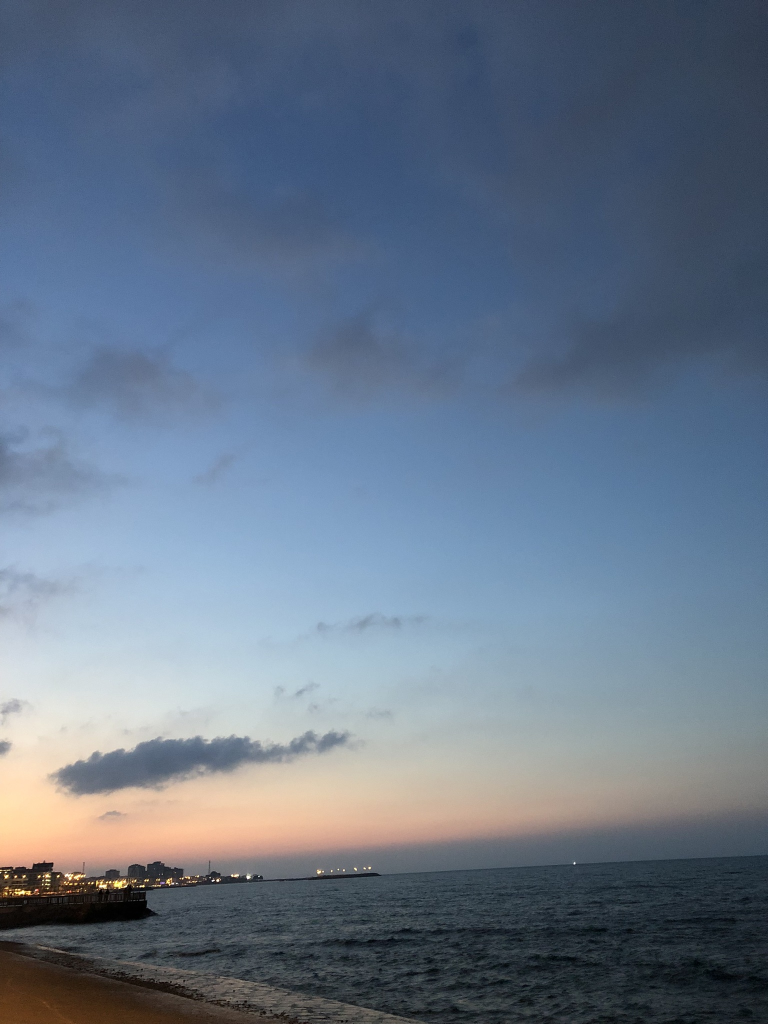
#> input picture sahil.JPEG, 1536 x 2048 px (shown at 1/2 size)
$ python ders3.py
#> lines starting #> are read from the running program, lines starting #| are printed output that depends on the picture
import numpy as np
import cv2

img = cv2.imread("sahil.JPEG",0)
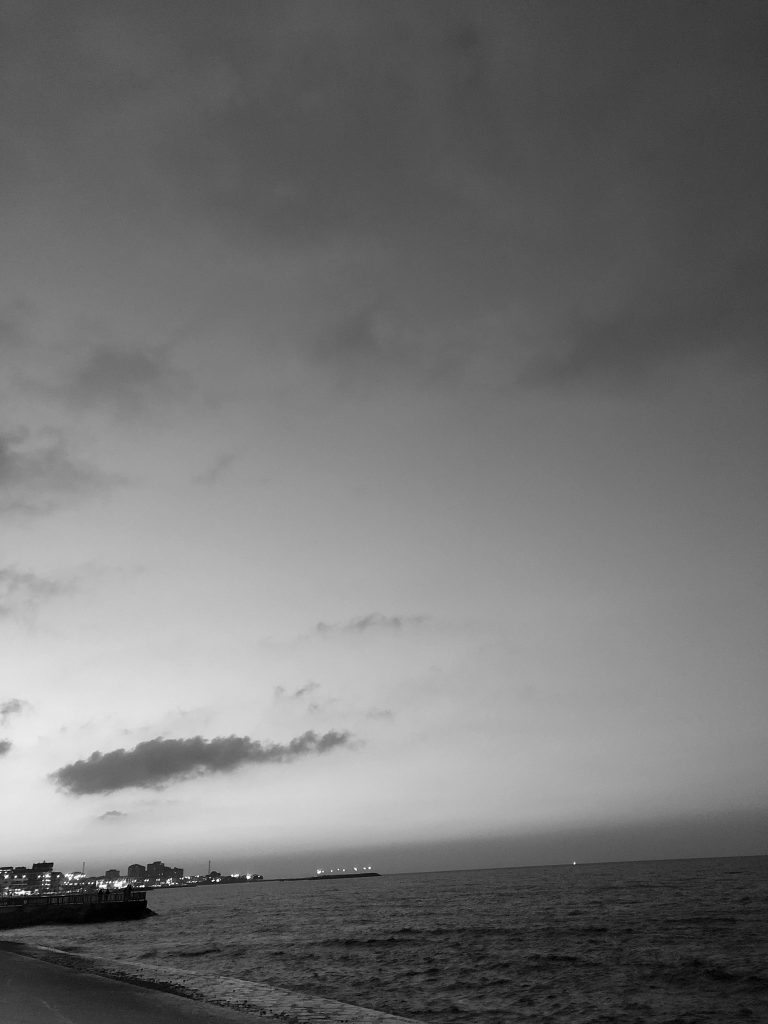
#> img: shape (2048, 1536) (shown at 1/2 size); min 0, max 255, mean 115.4
img = cv2.resize(img, (500, 750)) #Boyutlandırma  # dsize = (sütun, satır)
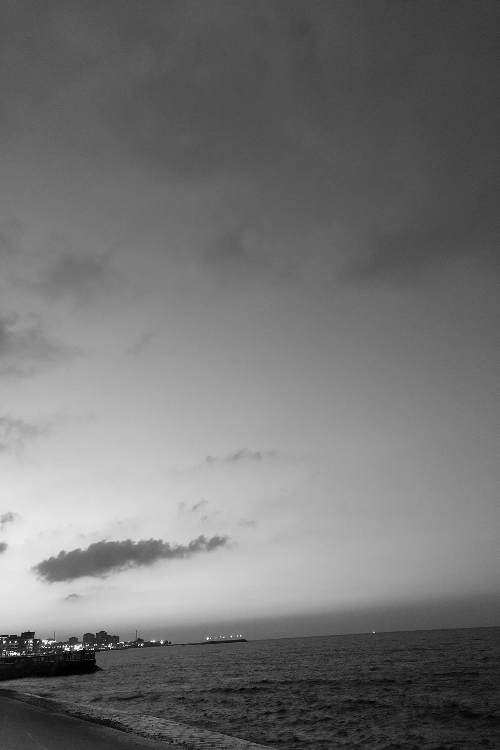
#> img: shape (750, 500); min 0, max 255, mean 115.3
cv2.imshow('Orijinal',img)

print(img.shape) # (satır, sütun) çıktısı veriyor
#| (750, 500)
print(img.size)
#| 375000
print(img.dtype)
#| uint8


'''ROTATION : Temelde bir görüntünün belirlenen bir açı kadar döndürülmesi işlemidir.'''
rows,cols = img.shape #(750,500)
#> rows = 750; cols = 500
M = cv2.getRotationMatrix2D((cols/2, rows/2), 90, 1)       # --
rot = cv2.warpAffine(img,M,(cols, rows))
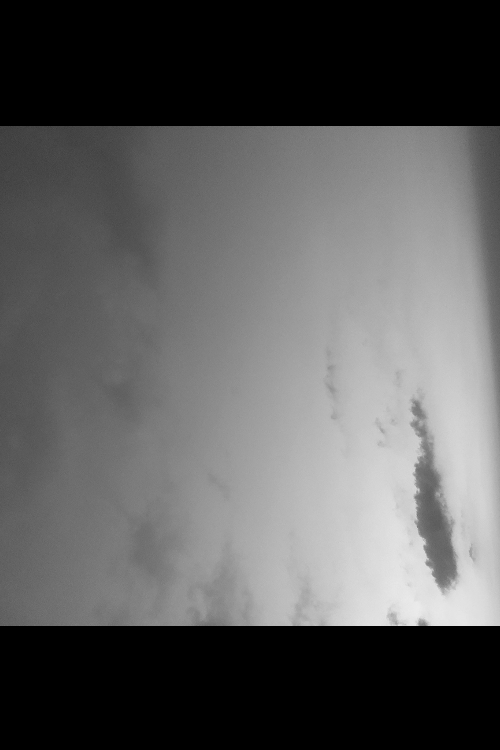
#> rot: shape (750, 500); min 0, max 235, mean 92.5
cv2.imshow('rotation', rot)


'''FLIP : Bir görüntünün yatay veya dikey olarak çevrilmesi işlemidir. Yatay ve Dikey Çevirme İşlemleri'''
# imgFlip = cv2.flip(img,-1)
# cv2.imshow('Cevirme',imgFlip)
# - Görüntüyü X ekseni çevresinde çevirmek için: 0 (Sıfır) - (dikey çevirme)
# - Y ekseni çevresinde döndürme için: 1 - (yatay çevirme)
# - Her iki eksenin etrafında döndürmek için: -1


'''TRANSLATION : Bir görüntünün belirli bir oranda kaydırılması işlemidir. (x,y) düzleminde görüntünün (a,b) değerleri ile ötelenmesidir.'''
# [4 lines of commented-out code are left out]


'''PERSPEKTİF DÖNÜŞÜMÜ'''
# [24 lines of commented-out code are left out]


'''RESİM KIRPMA'''
# [5 lines of commented-out code are left out]


cv2.waitKey(0)

$ run again, with cimen.JPEG copied over sahil.JPEG
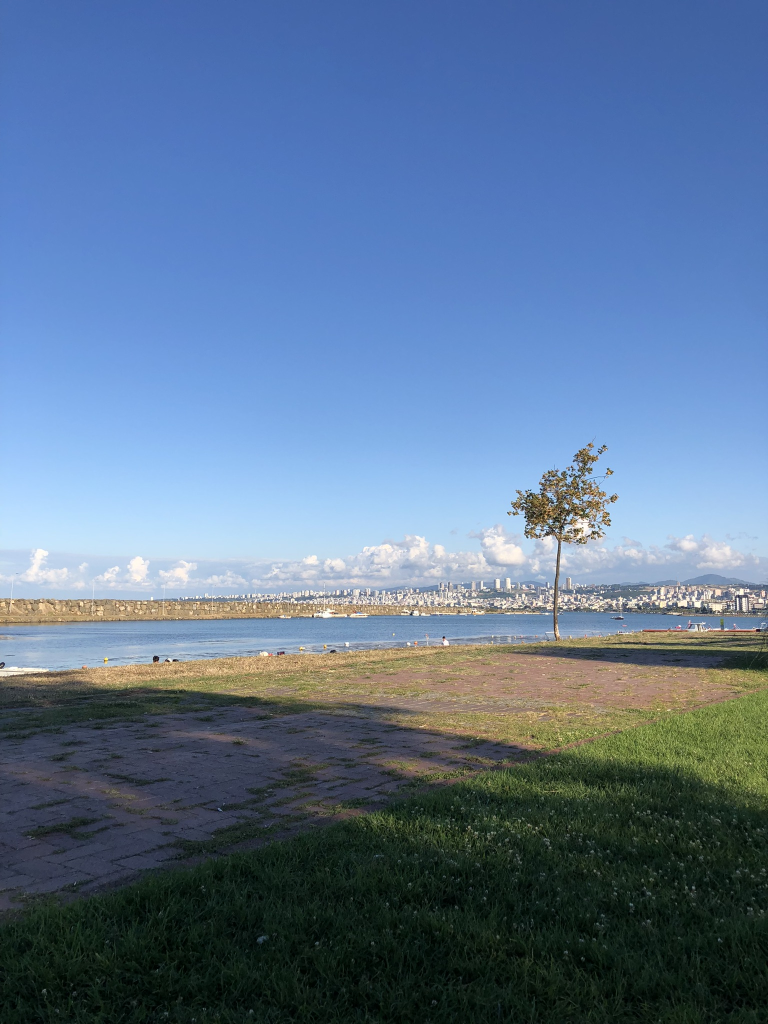
#> input picture cimen.JPEG, 1536 x 2048 px (shown at 1/2 size)
#> `img = cv2.resize(img, (500, 750))`:
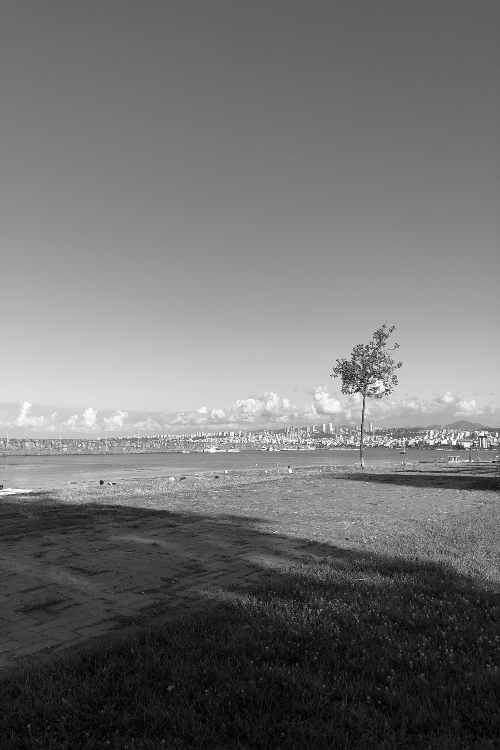
#> img: shape (750, 500); min 0, max 255, mean 112.6
#| (750, 500)
#| 375000
#| uint8
#> `rot = cv2.warpAffine(img,M,(cols, rows))`:
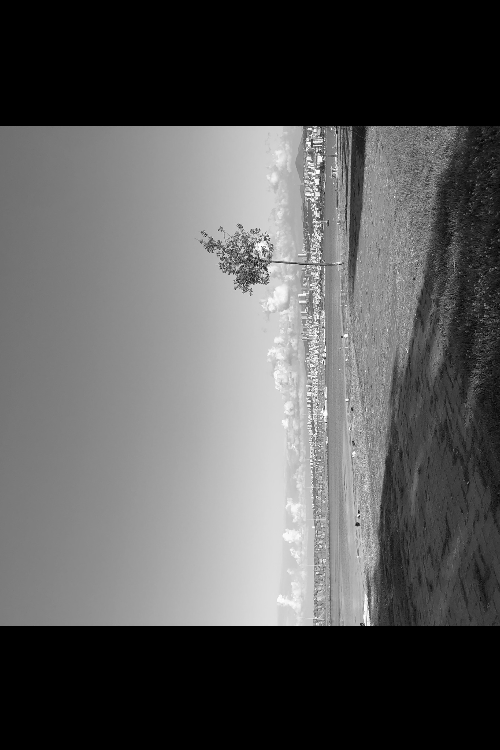
#> rot: shape (750, 500); min 0, max 255, mean 90.8

$ run again, with t-a.JPEG copied over sahil.JPEG
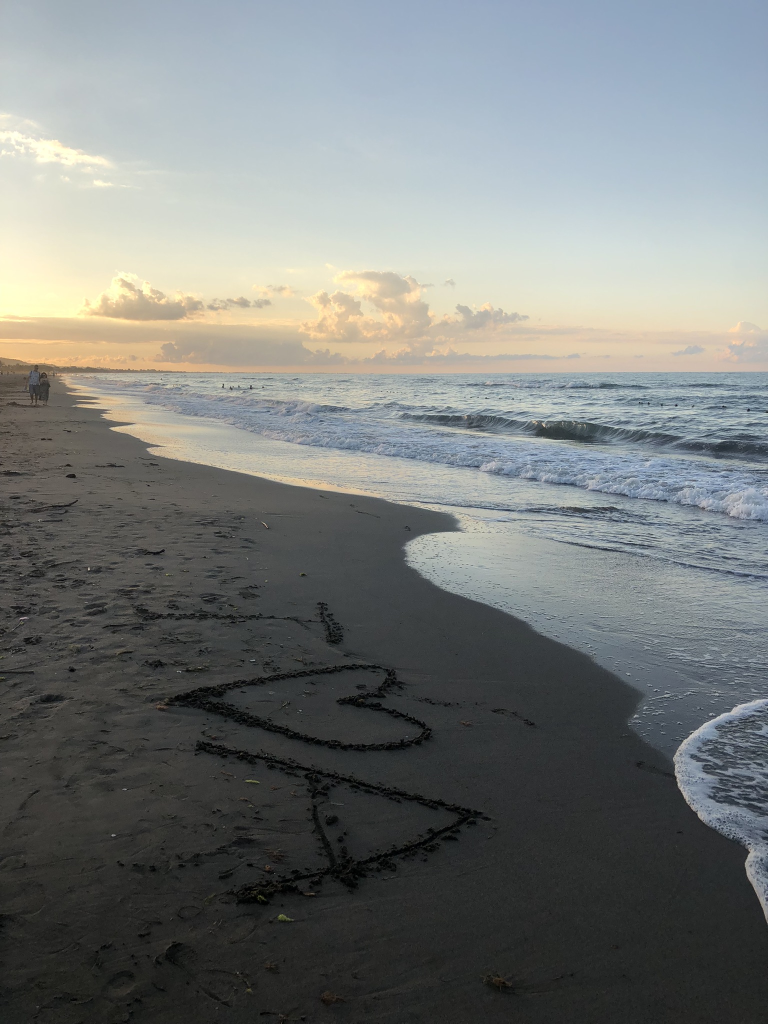
#> input picture t-a.JPEG, 1536 x 2048 px (shown at 1/2 size)
#> `img = cv2.resize(img, (500, 750))`:
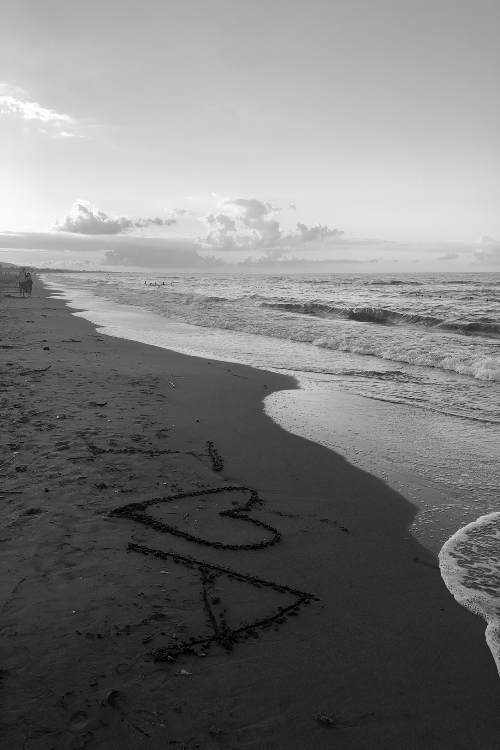
#> img: shape (750, 500); min 0, max 255, mean 122.4
#| (750, 500)
#| 375000
#| uint8
#> `rot = cv2.warpAffine(img,M,(cols, rows))`:
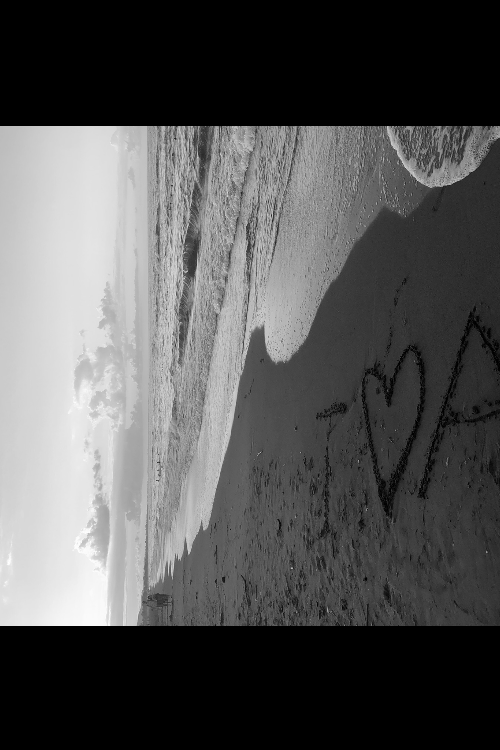
#> rot: shape (750, 500); min 0, max 255, mean 85.4

$ run again, with yatLimani.JPEG copied over sahil.JPEG
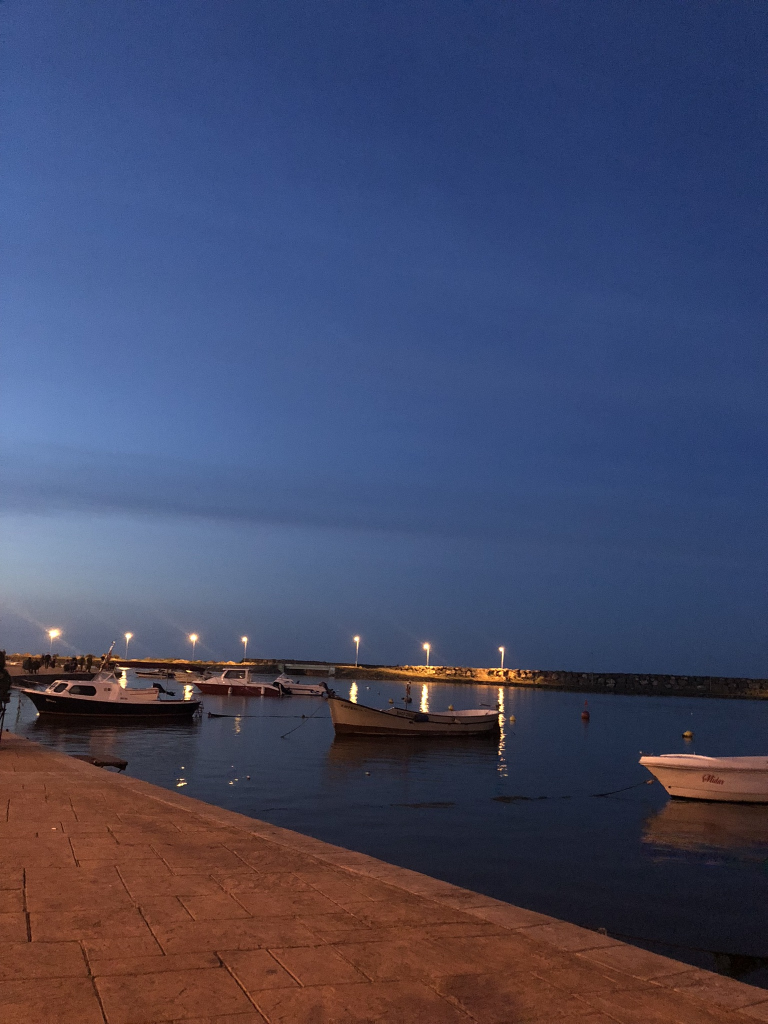
#> input picture yatLimani.JPEG, 1536 x 2048 px (shown at 1/2 size)
#> `img = cv2.resize(img, (500, 750))`:
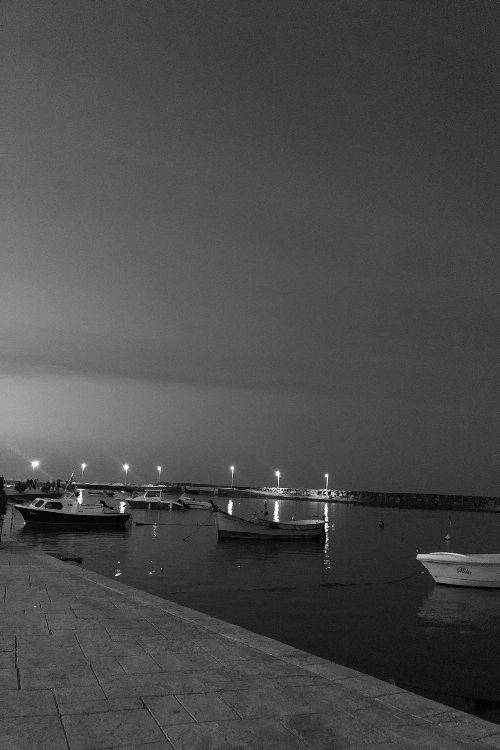
#> img: shape (750, 500); min 0, max 255, mean 74.2
#| (750, 500)
#| 375000
#| uint8
#> `rot = cv2.warpAffine(img,M,(cols, rows))`:
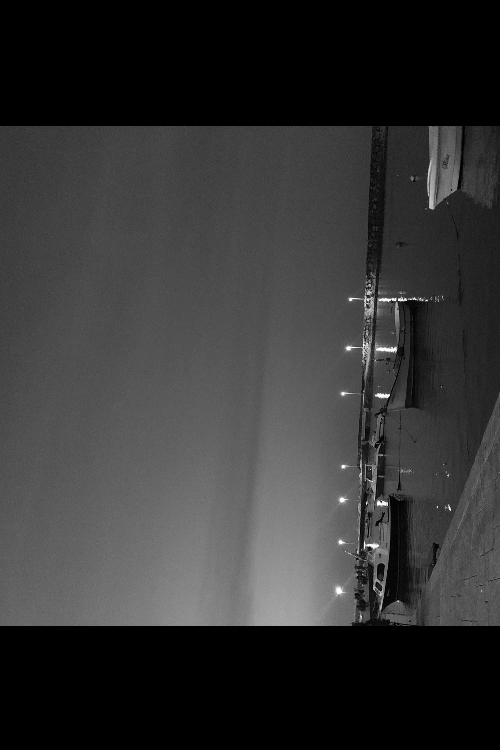
#> rot: shape (750, 500); min 0, max 255, mean 52.4
